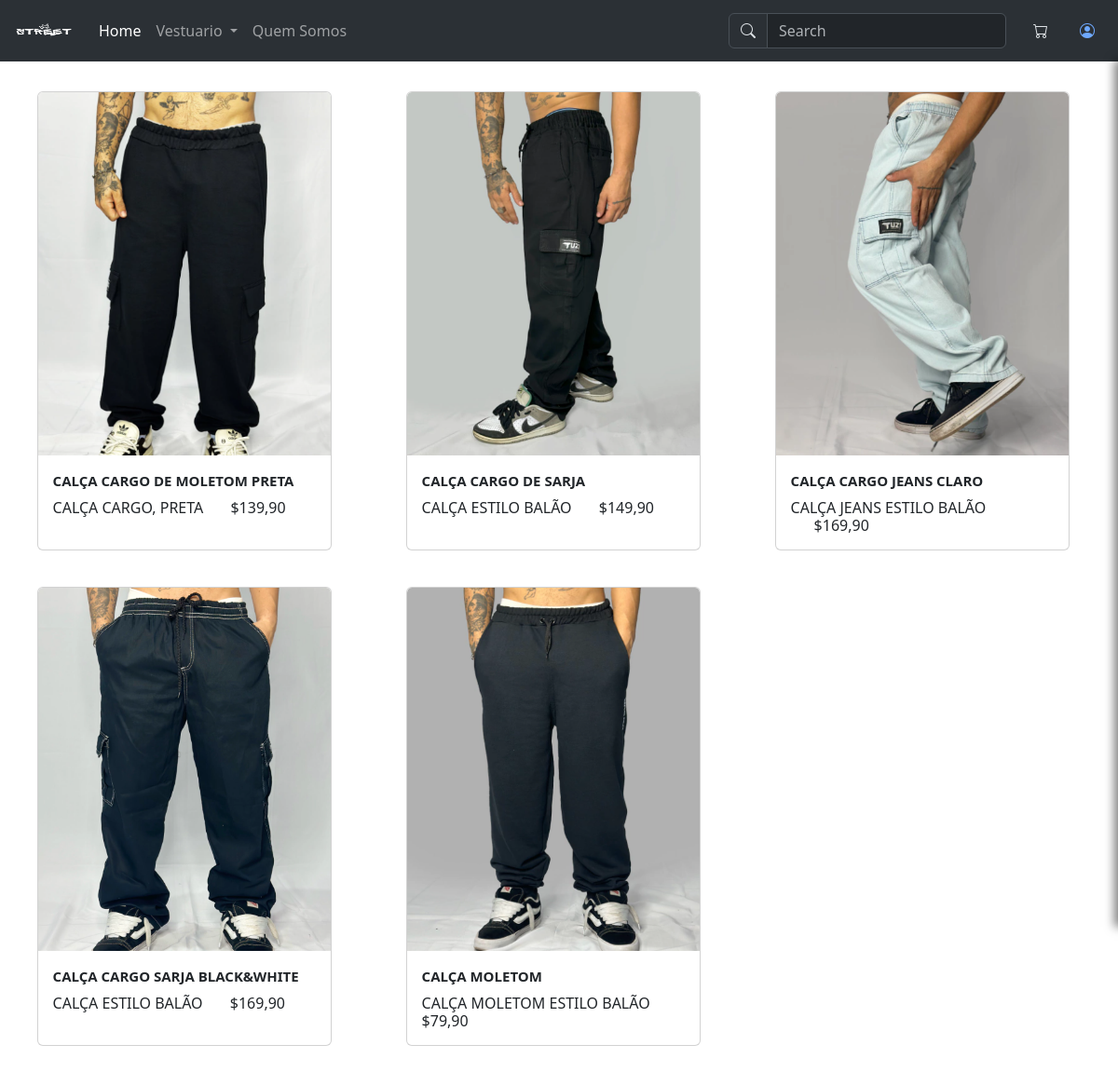
Screenshot of /index.php?pagina=catalogo&categoria=calca with the database file from the repository.
### tables this page shows
CREATE TABLE `produtos` (
  `id` int(11) NOT NULL,
  `categoria` varchar(255) NOT NULL,
  `nome_produto` varchar(255) NOT NULL,
  `descricao` varchar(255) NOT NULL,
  `preco` varchar(250) NOT NULL,
  `estoque` varchar(250) NOT NULL,
  `tamanho` varchar(255) NOT NULL,
  `Cor` varchar(255) NOT NULL,
  `Imagem_link_1` varchar(255) NOT NULL,
  `Imagem_link_2` varchar(255) NOT NULL
);

### modules/catalogo.php (the view)
<?php
include_once('conexao.php');
$select = "SELECT * FROM produtos WHERE categoria = '$_GET[categoria]'";
$res= $conexao->query($select);
while($resX = mysqli_fetch_assoc($res)){
    echo"
    <div class='card' style='width: 80%;'><a  href='./index.php?pagina=produto&id=$resX[id]'><img src='$resX[Imagem_link_1]' class='card-img-top' alt='...' style='width: 100%; height: 390px; object-fit: cover;'></a>
        <svg onclick='addcarrinho($resX[id])' xmlns='http://www.w3.org/2000/svg' width='40' height='40' fill='currentColor' class='bi bi-bag-plus-fill' viewBox='0 0 16 16'>
        <path fill-rule='evenodd' d='M10.5 3.5a2.5 2.5 0 0 0-5 0V4h5zm1 0V4H15v10a2 2 0 0 1-2 2H3a2 2 0 0 1-2-2V4h3.5v-.5a3.5 3.5 0 1 1 7 0M8.5 8a.5.5 0 0 0-1 0v1.5H6a.5.5 0 0 0 0 1h1.5V12a.5.5 0 0 0 1 0v-1.5H10a.5.5 0 0 0 0-1H8.5z'/>
        </svg>
        <div class='card-body'>
        <p class='card-title text-start' style='font-size: 15px;font-weight: bold;'>$resX[nome_produto]</p>
        <h6 class='card-text text-start' >$resX[descricao]<span class='text-end'style='margin-left:25px'> $$resX[preco]</span></h6>
        </div>
        </div>";
}

### css/style.css (style rules this page uses)
body { padding-top: 50px; }
* { margin: 0; padding: 0; box-sizing: border-box; }

### components/catalogo/styles.css (style rules this page uses)
.card { margin-bottom: 10%; overflow: hidden; }

### rows the page displays
produtos: Imagem_link_1 (picture), nome_produto "CALÇA CARGO DE MOLETOM PRETA", descricao "CALÇA CARGO, PRETA", preco "139,90"
produtos: Imagem_link_1 (picture), nome_produto "CALÇA CARGO DE SARJA", descricao "CALÇA ESTILO BALÃO", preco "149,90"
produtos: Imagem_link_1 (picture), nome_produto "CALÇA CARGO JEANS CLARO", descricao "CALÇA JEANS ESTILO BALÃO", preco "169,90"
produtos: Imagem_link_1 (picture), nome_produto "CALÇA CARGO SARJA BLACK&WHITE", descricao "CALÇA ESTILO BALÃO", preco "169,90"
produtos: Imagem_link_1 (picture), nome_produto "CALÇA MOLETOM", descricao "CALÇA MOLETOM ESTILO BALÃO", preco "79,90"
